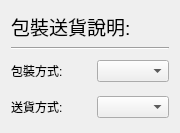
   <widget class="QWidget" name="layoutWidget">
    <property name="geometry">
     <rect>
      <x>717</x>
      <y>694</y>
      <width>171</width>
      <height>113</height>
     </rect>
    </property>
    <layout class="QGridLayout" name="gridLayout_6">
     <item row="1" column="0" colspan="2">
      <widget class="Line" name="line_3">
       <property name="orientation">
        <enum>Qt::Horizontal</enum>
       </property>
      </widget>
     </item>
     <item row="2" column="1">
      <widget class="QComboBox" name="comboBox_pack"/>
     </item>
     <item row="0" column="0" colspan="2">
      <widget class="QLabel" name="label_pack_transport">
       <property name="minimumSize">
        <size>
         <width>150</width>
         <height>30</height>
        </size>
       </property>
       <property name="maximumSize">
        <size>
         <width>150</width>
         <height>30</height>
        </size>
       </property>
       <property name="font">
        <font>
         <pointsize>14</pointsize>
        </font>
       </property>
       <property name="text">
        <string>包裝送貨說明:</string>
       </property>
      </widget>
     </item>
     <item row="2" column="0">
      <widget class="QLabel" name="label_pack">
       <property name="minimumSize">
        <size>
         <width>80</width>
         <height>30</height>
        </size>
       </property>
       <property name="maximumSize">
        <size>
         <width>80</width>
         <height>30</height>
        </size>
       </property>
       <property name="text">
        <string>包裝方式:</string>
       </property>
      </widget>
     </item>
     <item row="3" column="0">
      <widget class="QLabel" name="label_transport">
       <property name="minimumSize">
        <size>
         <width>80</width>
         <height>30</height>
        </size>
       </property>
       <property name="maximumSize">
        <size>
         <width>80</width>
         <height>30</height>
        </size>
       </property>
       <property name="text">
        <string>送貨方式:</string>
       </property>
      </widget>
     </item>
     <item row="3" column="1">
      <widget class="QComboBox" name="comboBox_transport"/>
     </item>
    </layout>
   </widget>
